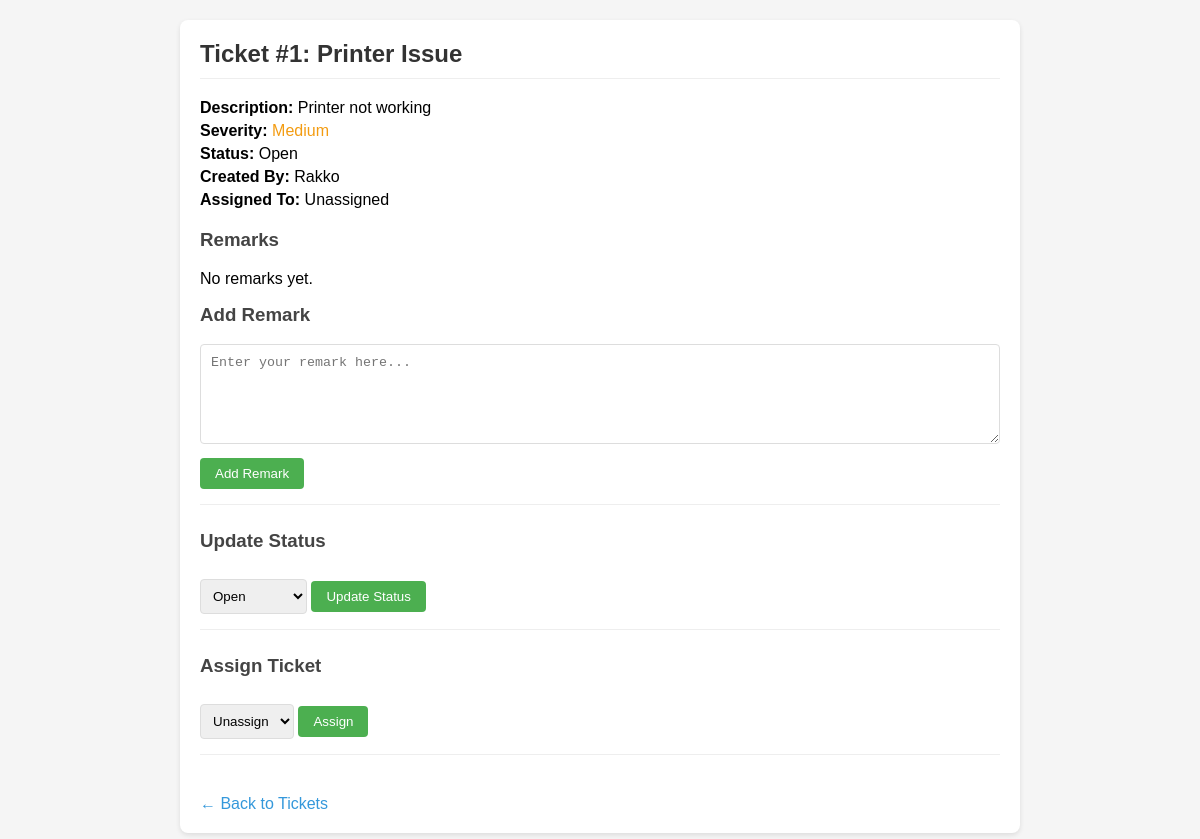
Page /tickets/manage.php?id=1 (signed in) on the committed database.
### tables this page shows
CREATE TABLE `tickets` (
  `id` int(11) NOT NULL,
  `title` varchar(100) NOT NULL,
  `description` text NOT NULL,
  `severity` enum('low','medium','high','critical') NOT NULL,
  `status` enum('open','in_progress','resolved','closed') DEFAULT 'open',
  `created_by` int(11) NOT NULL,
  `assigned_to` int(11) DEFAULT NULL,
  `department` varchar(50) NOT NULL,
  `created_at` timestamp NOT NULL DEFAULT current_timestamp(),
  `updated_at` timestamp NOT NULL DEFAULT current_timestamp() ON UPDATE current_timestamp()
);

CREATE TABLE `users` (
  `id` int(11) NOT NULL,
  `username` varchar(50) NOT NULL,
  `password` varchar(255) NOT NULL,
  `full_name` varchar(100) NOT NULL,
  `email` varchar(100) NOT NULL,
  `role` enum('admin','supervisor','officer','junior_officer') NOT NULL,
  `department` varchar(50) NOT NULL,
  `created_at` timestamp NOT NULL DEFAULT current_timestamp()
);

### tickets/manage.php (the view, shortened to what this page needs)
<?php
require_once '../api/config/database.php';
$ticket_id = $_GET['id'] ?? null;
$stmt = $pdo->prepare("SELECT t.*, u1.username as created_by_username, u2.username as assigned_to_username
                       FROM tickets t
                       LEFT JOIN users u1 ON t.created_by = u1.id
                       LEFT JOIN users u2 ON t.assigned_to = u2.id
                       WHERE t.id = ?");
$stmt->execute([$ticket_id]);
$ticket = $stmt->fetch();
$stmt = $pdo->prepare("SELECT r.*, u.username FROM remarks r JOIN users u ON r.user_id = u.id WHERE r.ticket_id = ? ORDER BY r.created_at DESC");
$stmt->execute([$ticket_id]);
$remarks = $stmt->fetchAll();
?>
<!DOCTYPE html>
<html>
<head>
</head>
<body>
    <div class="container">
        <h2>Ticket #<?= htmlspecialchars($ticket_id) ?>: <?= htmlspecialchars($ticket['title']) ?></h2>
        <div class="ticket-info">
            <p><strong>Description:</strong> <?= htmlspecialchars($ticket['description']) ?></p>
            <p><strong>Severity:</strong> <span class="severity-<?= $ticket['severity'] ?>"><?= ucfirst($ticket['severity']) ?></span></p>
            <p><strong>Status:</strong> <?= ucfirst(str_replace('_', ' ', $ticket['status'])) ?></p>
            <p><strong>Created By:</strong> <?= htmlspecialchars($ticket['created_by_username']) ?></p>
            <p><strong>Assigned To:</strong> <?= $ticket['assigned_to_username'] ? htmlspecialchars($ticket['assigned_to_username']) : 'Unassigned' ?></p>
        </div>
        <div class="section">
            <h3>Remarks</h3>
            <?php if (empty($remarks)): ?>
                <p>No remarks yet.</p>
            <?php endif; ?>
            <h3>Add Remark</h3>
            <form method="post">
                <textarea name="remark" placeholder="Enter your remark here..." required></textarea>
                <button type="submit" name="add_remark" class="btn">Add Remark</button>
            </form>
        </div>
        <div class="section">
            <h3>Update Status</h3>
            <form method="post">
                <select name="status">
                    <option value="open" <?= $ticket['status'] === 'open' ? 'selected' : '' ?>>Open</option>
                </select>
                <button type="submit" name="update_status" class="btn">Update Status</button>
            </form>
        </div>
        <?php if ($_SESSION['role'] === 'supervisor' || $_SESSION['role'] === 'admin'): ?>
        <div class="section">
            <h3>Assign Ticket</h3>
            <form method="post">
                <select name="assigned_to">
                    <option value="">Unassign</option>
                </select>
                <button type="submit" name="assign_ticket" class="btn">Assign</button>
            </form>
        </div>
        <?php endif; ?>
        <a href="view.php" class="back-link">← Back to Tickets</a>
    </div>
</body>
</html>

### tickets/manage.php (style rules this page uses)
body { font-family: Arial, sans-serif; margin: 0; padding: 20px; background: #f5f5f5; }
.container { max-width: 800px; margin: 0 auto; background: white; padding: 20px; border-radius: 8px; box-shadow: 0 2px 5px rgba(0,0,0,0.1); }
h2 { margin-top: 0; color: #333; border-bottom: 1px solid #eee; padding-bottom: 10px; }
.ticket-info { margin-bottom: 20px; }
.ticket-info p { margin: 5px 0; }
.section { margin-bottom: 25px; padding-bottom: 15px; border-bottom: 1px solid #eee; }
.section h3 { margin-top: 0; color: #444; }
textarea { width: 100%; padding: 10px; border: 1px solid #ddd; border-radius: 4px; box-sizing: border-box; height: 100px; resize: vertical; }
select, input[type="text"] { padding: 8px; border: 1px solid #ddd; border-radius: 4px; }
.btn { padding: 8px 15px; background: #4CAF50; color: white; border: none; border-radius: 4px; cursor: pointer; margin-top: 10px; }
.back-link { display: inline-block; margin-top: 15px; color: #3498db; text-decoration: none; }
.severity-medium { color: #f39c12; }

### rows in the picture
tickets: title "Printer Issue", description "Printer not working", severity "Medium", status "Open", created_by.username "Rakko"

### other values in the picture
$ticket_id "1"
